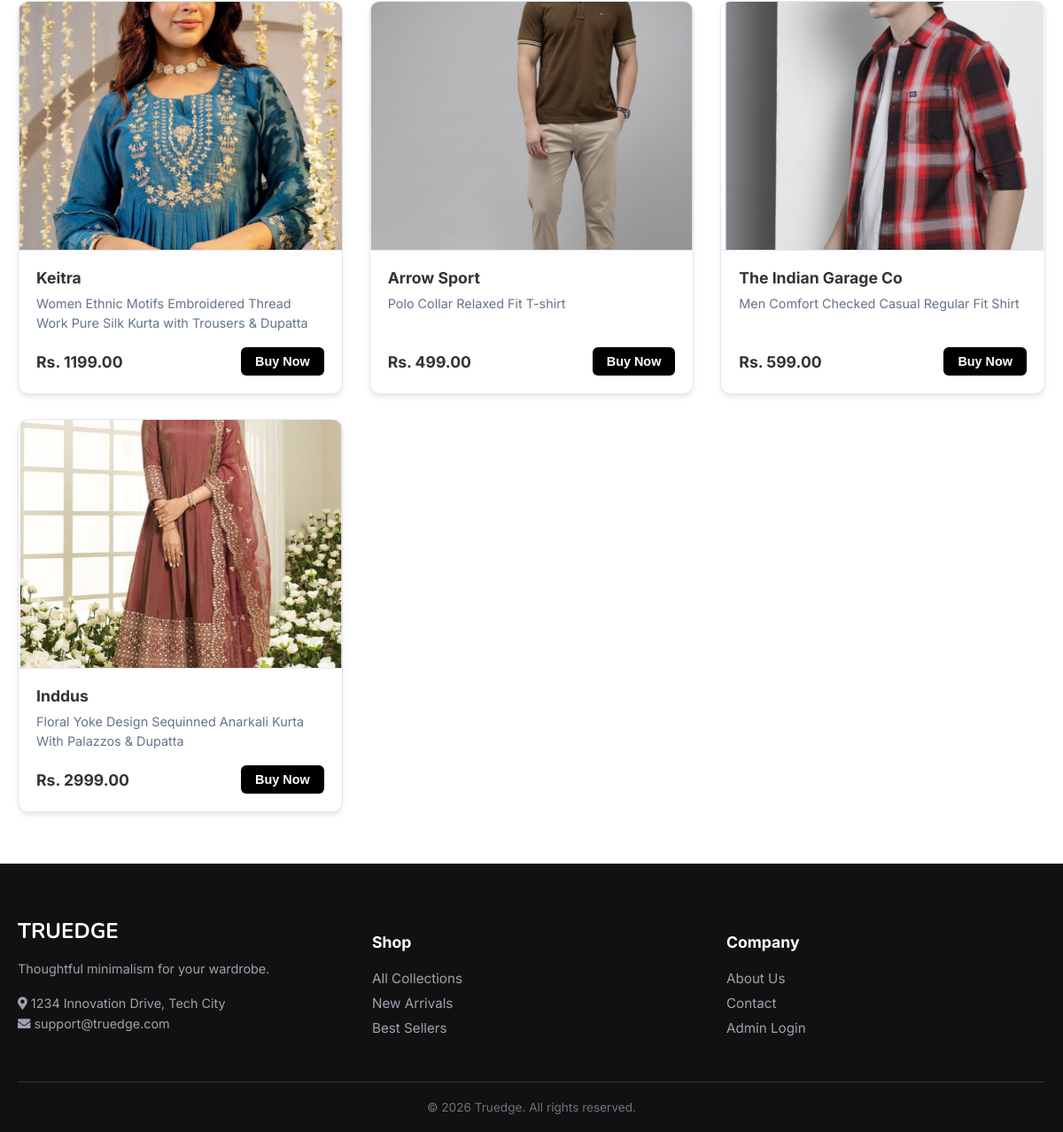
The page /collections/ (lower part) on the database as committed earlier.
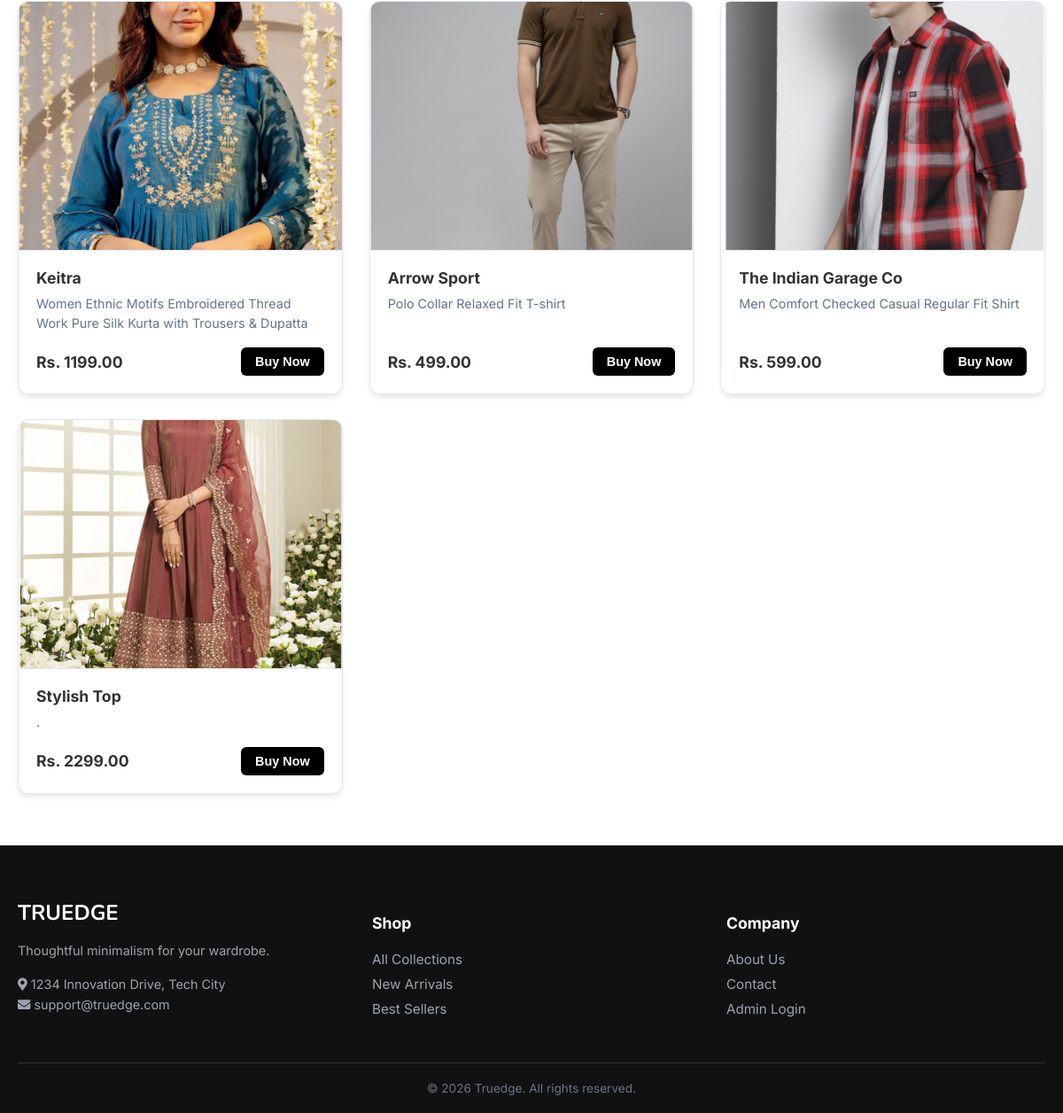
The same page on the database as committed later.
### mainapp/models.py (models this page shows, shortened)
class Product(models.Model):
    image = models.ImageField(upload_to='products/')
    title = models.CharField(max_length=200)
    description = models.TextField()
    price = models.DecimalField(max_digits=10, decimal_places=2)

### mainapp/views.py (the view)
# urls.py: path('collections/', views.collections, name='collections'),
def collections(request):
    products = Product.objects.all()
    return render(request, 'collections.html', {'products': products})

### templates/collections.html (shortened to what this page needs)
<!DOCTYPE html>
<html lang="en">
<head>
</head>
<body>
    {% include 'navbar.html' %}
    <div class="container">
        <div class="products-grid">
            {% for product in products %}
            <div class="product-card">
                <img src="{{ product.image.url }}" class="product-img" alt="{{ product.title }}">
                <div class="product-body">
                    <div class="product-title">{{ product.title }}</div>
                    <div class="product-desc">{{ product.description|truncatewords:15 }}</div>
                    <div class="product-footer">
                        <span class="product-price">Rs. {{ product.price }}</span>
                        <a href="{% url 'login' %}">
                            <button class="btn-buy">Buy Now</button>
                        </a>
                    </div>
                </div>
            </div>
            {% empty %}
            <p style="text-align: center; width: 100%; color: #64748b;">No products available.</p>
            {% endfor %}
        </div>
    </div>
    {% include 'footer.html' %}
</body>
</html>

Rows that differ between the two databases and show on the page:
removed Product: image (picture), title "Inddus", description "Floral Yoke Design Sequinned Anarkali Kurta With Palazzos & Dupatta", price "2999.00"
added Product: image (picture), title "Stylish Top", description ".", price "2299.00"
